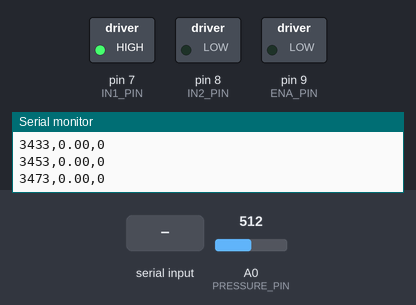
The sketch below on a simulated Arduino Uno, built with avr-gcc and run on an emulated ATmega328P. On the bench: switched loads named in the sketch (green lamp = pin HIGH), the last lines printed to the serial monitor. Inputs (shaded band) come from the test bench; at power-on: A0 (PRESSURE_PIN) = 512.

Above: at 3.5 s.
3.6 s: "S90\n" received over Serial
At 4.5 s:
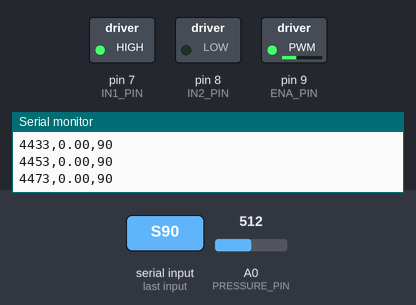
5.1 s: "c\n" received over Serial
Timing chart, 0 to 8.1 s (numbered marks = the images above; inputs shaded):
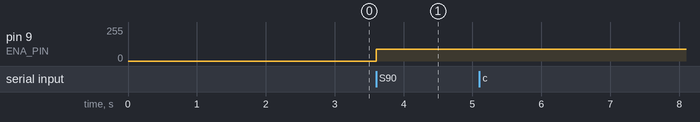

Measured:
- after the input at 3.6 s, pin 9 (ENA_PIN): 0/255 → 90/255 at once

The sketch:

arduino_data_acquisition.ino
```cpp
// Wind Tunnel Digital Dashboard - Arduino Firmware (L298N + MPXV7002DP)
const int PRESSURE_PIN = A0;
const int ENA_PIN = 9;              // PWM speed control (to L298N ENA)
const int IN1_PIN = 7;              // Direction pin 1 (to L298N IN1)
const int IN2_PIN = 8;              // Direction pin 2 (to L298N IN2)

const float ADC_MAX = 1023.0;
const int OVERSAMPLE = 64;
const int ZERO_SAMPLES = 200;
const unsigned long SAMPLE_INTERVAL_MS = 20;

float zeroOffsetPa = 0.0;
unsigned long nextSample = 0;
int currentFanPWM = 0;

float readPressureRatio() {
  unsigned long sum = 0;
  for (int i = 0; i < OVERSAMPLE; i++) sum += analogRead(PRESSURE_PIN);
  return (sum / (float)OVERSAMPLE) / ADC_MAX;
}

float ratioToPa(float ratio) {
  return (ratio - 0.5) / 0.0002;
}

void measureZero(float &mean, float &sd) {
  float sum = 0, sumSq = 0;
  for (int i = 0; i < ZERO_SAMPLES; i++) {
    float p = ratioToPa(readPressureRatio());
    sum += p;
    sumSq += p * p;
  }
  mean = sum / ZERO_SAMPLES;
  sd = sqrt(max(sumSq / ZERO_SAMPLES - mean * mean, 0.0f));
}

void setup() {
  Serial.begin(115200);
  pinMode(ENA_PIN, OUTPUT);
  pinMode(IN1_PIN, OUTPUT);
  pinMode(IN2_PIN, OUTPUT);

  // Set constant forward direction for the fan
  digitalWrite(IN1_PIN, HIGH);
  digitalWrite(IN2_PIN, LOW);
  analogWrite(ENA_PIN, 0); // Start with fan off

  delay(1000);
  float sd;
  measureZero(zeroOffsetPa, sd);
  Serial.print("# Zero offset (Pa): ");
  Serial.println(zeroOffsetPa, 2);
  Serial.print("# Zero noise std (Pa): ");
  Serial.println(sd, 2);
  Serial.println("Time(ms),Pressure(Pa),FanPWM");
  nextSample = millis();
}

void loop() {
  // 1. Handle incoming serial commands from your HTML browser dashboard
  if (Serial.available() > 0) {
    String incoming = Serial.readStringUntil('\n');
    incoming.trim();
    if (incoming.length() > 0) {
      if (incoming == "c") {
        float m, sd;
        measureZero(m, sd);
        zeroOffsetPa = m;
        Serial.print("# Re-zeroed. Offset (Pa): ");
        Serial.println(zeroOffsetPa, 2);
      }
      else if (incoming.startsWith("S")) {
        int val = incoming.substring(1).toInt();
        currentFanPWM = constrain(val, 0, 255);

        // Apply PWM speed to L298N ENA pin
        analogWrite(ENA_PIN, currentFanPWM);

        Serial.print("# Fan PWM set to: ");
        Serial.println(currentFanPWM);
      }
    }
  }

  // 2. Stream data at regular intervals
  unsigned long now = millis();
  if ((long)(now - nextSample) >= 0) {
    nextSample += SAMPLE_INTERVAL_MS;
    float p = ratioToPa(readPressureRatio()) - zeroOffsetPa;

    Serial.print(now);
    Serial.print(",");
    Serial.print(p, 2);
    Serial.print(",");
    Serial.println(currentFanPWM);
  }
}
```
